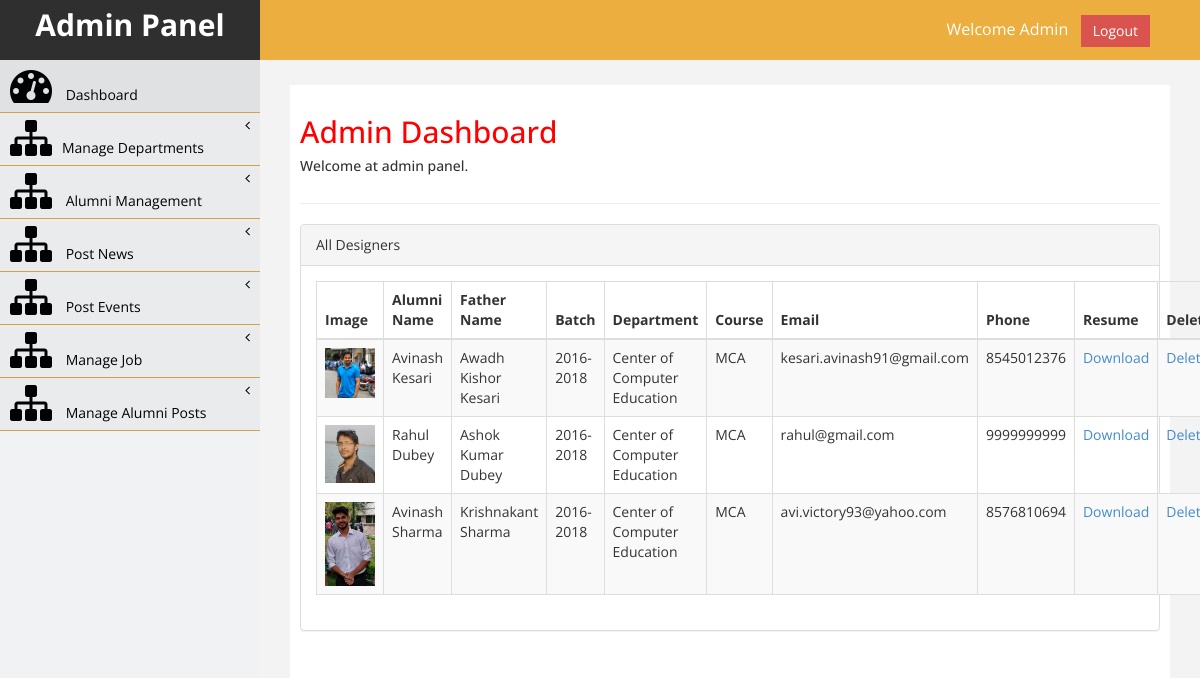
Screenshot of /admin/alumni-all.php (signed in) with the database file from the repository.
### tables this page shows
CREATE TABLE IF NOT EXISTS `alumni` (
  `aluId` int(11) NOT NULL AUTO_INCREMENT,
  `aluColId` int(11) NOT NULL,
  `aluDepId` int(11) NOT NULL,
  `aluCouId` int(11) NOT NULL,
  `aluName` varchar(50) NOT NULL,
  `aluFName` varchar(50) NOT NULL,
  `aluBatch` varchar(50) NOT NULL,
  `aluEmail` varchar(100) NOT NULL,
  `aluPhone` varchar(15) NOT NULL,
  `aluPwd` varchar(50) NOT NULL,
  `aluResume` varchar(100) NOT NULL,
  `aluDate_Time` datetime NOT NULL,
  `aluStatus` varchar(10) NOT NULL,
  `aluImg` varchar(200) NOT NULL,
  PRIMARY KEY (`aluId`)
);

CREATE TABLE IF NOT EXISTS `department` (
  `depId` int(11) NOT NULL AUTO_INCREMENT,
  `depColId` int(11) NOT NULL,
  `depName` varchar(50) NOT NULL,
  PRIMARY KEY (`depId`)
);

CREATE TABLE IF NOT EXISTS `course` (
  `couId` int(11) NOT NULL AUTO_INCREMENT,
  `couDepId` int(11) NOT NULL,
  `couColId` int(11) NOT NULL,
  `couName` varchar(50) NOT NULL,
  PRIMARY KEY (`couId`)
);

### admin/phplib/dataservice.php (called while the page is built, shortened)
<?php
class dataservice
{
    private
       $db_connect;
   function __construct()
    {
        global $PROJECTTYPE;
        try
        {
			$this->db_connect=mysqli_connect('localhost','root','','alumnidb');
            $this->secureSuperGlobalGET($this->db_connect);
            $this->secureSuperGlobalPOST($this->db_connect);
            $this->secureSuperGlobalREQUEST($this->db_connect);
        	}
        catch( exception $ex)
        {
            if ($PROJECTTYPE == "app")
            {
                echo "hjjkkk";
            throw new logicalexceptionInApp($ex);
            }
            else
            $this->db_exception($ex->getMessage());
        }
    }
    function fetch_query($query)
    {
       global $PROJECTTYPE;
           try
           {
           $query_result=mysqli_query($this->db_connect,$query);
               return $query_result;
          }
          catch(exception $ex)
          {
              if ($PROJECTTYPE == "app")
                throw new logicalexceptionInApp($query."<br><br>".$ex);
                else
                $this->db_exception($ex);
          }
   }
 }
 ?>

### admin/alumni-all.php (the view, shortened to what this page needs)
<?php
 include_once ("phplib/dataservice.php");
?>
<!DOCTYPE html>
<html xmlns="http://www.w3.org/1999/xhtml">
<head>
    <?php include "css.php"; ?>
</head>
<body>
    <div id="wrapper">
            <?php include "nav.php";?>
            <?php include "side-menu.php"; ?>
           <div id="page-wrapper" >
            <div id="page-inner">
                   <div class="row">
                    <div class="col-md-12">
                     <h2>Admin Dashboard</h2>
                        <h5>Welcome at admin panel. </h5>
                    </div>
                </div>
                  <hr />
                  <div class="row" >
                    <div class="col-md-12 col-sm-12 col-xs-12">
                    <div class="panel panel-default">
                        <div class="panel-heading">
                           All Designers
                        </div>
                        <div class="panel-body">
                            <div class="table-responsive">
                                <table class="table table-striped table-bordered table-hover">
                                    <thead>
                                          <tr>
                                           <th>Image</th>
                                           <th>Alumni Name</th>
                                            <th>Father Name</th>
                                            <th>Batch</th>
                                            <th>Department</th>
                                            <th>Course</th>
                                             <th>Email</th>
                                            <th>Phone</th>
                                            <th>Resume</th>
                                            <th>Delete</th>
                                          </tr>
                                    </thead>
                                    <tbody>
                                         <?php
                                                $ds=new dataservice();
                                                $res=$ds->fetch_query("select * from alumni,course,department where course.couId=alumni.aluCouId and department.depId=alumni.aluDepId and aluStatus='YES'");
                                                while($row=mysqli_fetch_assoc($res))
                                                {
                                                    echo '<tr><td><img src='.$row["aluImg"].' width="50px"/></td>
                                                            <td>'.$row["aluName"].'</td>
                                                             <td>'.$row["aluFName"].'</td>
                                                            <td>'.$row["aluBatch"].'</td>
                                                            <td>'.$row["depName"].'</td>
                                                           <td>'.$row["couName"].'</td>
                                                            <td>'.$row["aluEmail"].'</td>
                                                            <td>'.$row["aluPhone"].'</td>
                                                             <td><a href="'.$row["aluResume"].'" target="_BLANK">Download</a></td>
                                                           <td><a href="alumni-all.php?del='.$row["aluId"].'">Delete</a></td>
                                                           </tr>';
                                                }
                                         ?>
                                    </tbody>
                                </table>
                            </div>
                        </div>
                    </div>
                    </div>
            </div>
    </div>
            </div>
        </div>
</body>
</html>

### admin/assets/css/custom.css (style rules this page uses)
body { font-family: 'Open Sans', sans-serif; }
#wrapper { width: 100%; background:#f1f2f3; }
#page-wrapper { padding: 15px 15px; min-height: 600px; background:#F3F3F3; }
#page-inner { width:100%; margin:10px 20px 10px 0px; background-color:#fff!important; padding:10px; min-height:1200px; }
h2 { color: #f00; }
@media (min-width:768px) { #page-wrapper { margin: 0 0 0 260px; padding: 15px 30px; min-height: 1200px; } }

### rows the page displays
alumni: aluImg (picture), aluName "Avinash Kesari", aluFName "Awadh Kishor Kesari", aluBatch "2016-2018", department.depName "Center of Computer Education", course.couName "MCA", aluEmail "kesari.avinash91@gmail.com", aluPhone "8545012376"
alumni: aluImg (picture), aluName "Rahul Dubey", aluFName "Ashok Kumar Dubey", aluBatch "2016-2018", department.depName "Center of Computer Education", course.couName "MCA", aluEmail "rahul@gmail.com", aluPhone "9999999999"
alumni: aluImg (picture), aluName "Avinash Sharma", aluFName "Krishnakant Sharma", aluBatch "2016-2018", department.depName "Center of Computer Education", course.couName "MCA", aluEmail "avi.victory93@yahoo.com", aluPhone "8576810694"
